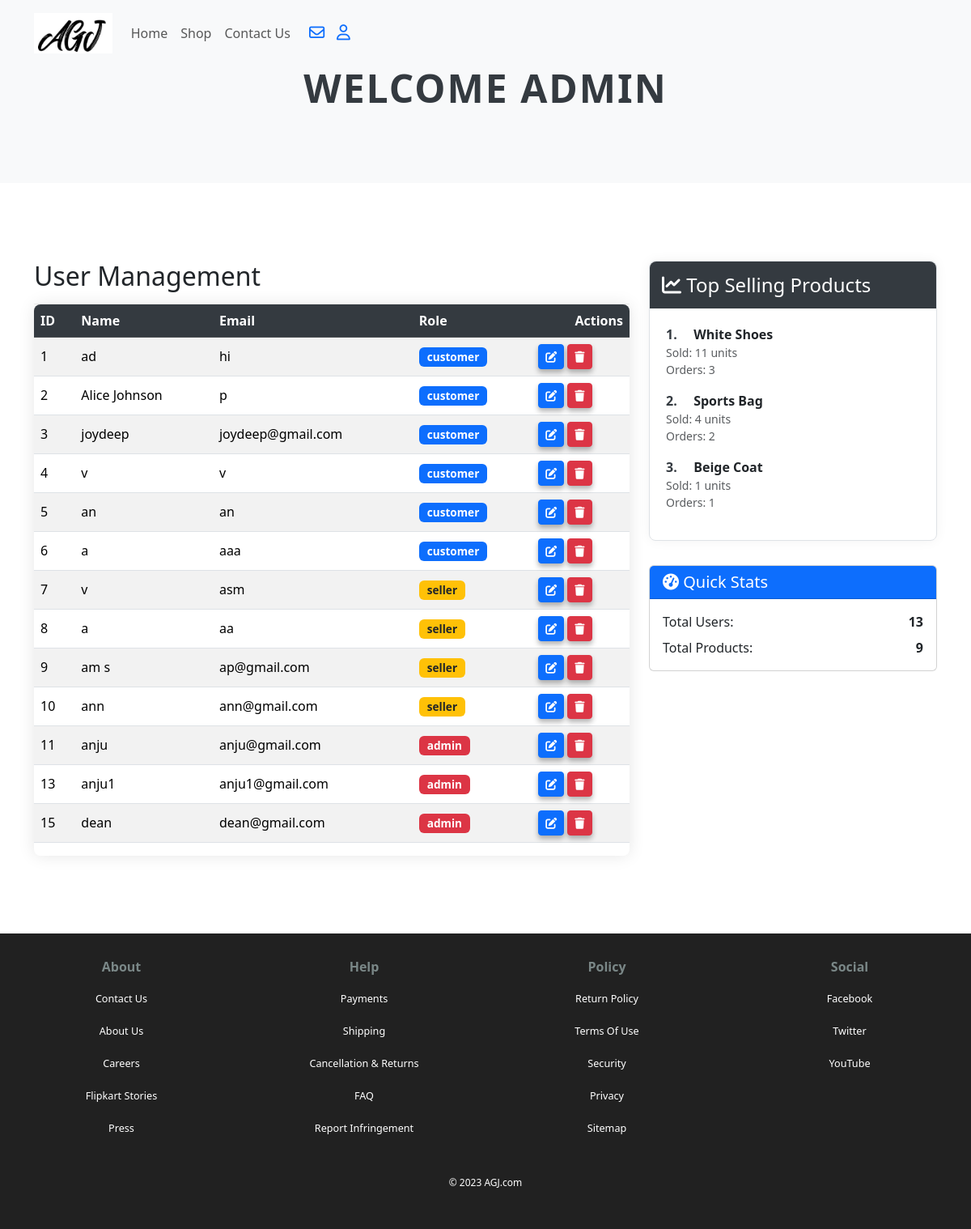
/admin.php (signed in), run on the app's committed database.
### tables this page shows
CREATE TABLE `users` (
  `user_id` int(11) NOT NULL,
  `user_name` varchar(100) NOT NULL,
  `user_email` varchar(100) NOT NULL,
  `user_password` varchar(255) NOT NULL,
  `roles` varchar(50) DEFAULT 'customer'
);

CREATE TABLE `products` (
  `product_id` int(11) NOT NULL,
  `product_name` varchar(255) NOT NULL,
  `product_category` varchar(100) DEFAULT NULL,
  `product_description` text DEFAULT NULL,
  `product_image` varchar(255) DEFAULT NULL,
  `product_image2` varchar(255) DEFAULT NULL,
  `product_image3` varchar(255) DEFAULT NULL,
  `product_image4` varchar(255) DEFAULT NULL,
  `product_price` decimal(10,2) NOT NULL,
  `product_special_offer` varchar(100) DEFAULT NULL,
  `product_color` varchar(50) DEFAULT NULL,
  `stock` int(11) NOT NULL,
  `seller_id` int(11) DEFAULT NULL,
  `low_stock` tinyint(1) DEFAULT 0
);

### admin.php (the view, shortened to what this page needs)
<?php
include('server/connection.php');
$users = [];
$top_products = [];
try {
    $query = "SELECT user_id, user_name, user_email, roles FROM users";
    $stmt = $conn->prepare($query);
    $stmt->execute();
    $users = $stmt->get_result();
    $query = "SELECT
                p.product_id,
                p.product_name,
                IFNULL(SUM(oi.product_quantity), 0) as total_sold,
                COUNT(oi.item_id) as total_orders
              FROM products p
              LEFT JOIN order_items oi ON p.product_id = oi.product_id
              GROUP BY p.product_id, p.product_name
              ORDER BY total_orders DESC, total_sold DESC
              LIMIT 3";
    $top_products = $conn->query($query);
} catch (Exception $e) {
    $error = $e->getMessage();
    $users = [];
    $top_products = [];
}
?>
<!DOCTYPE html>
<html lang="en">
<head>
<link href="https://cdn.jsdelivr.net/npm/bootstrap@5.3.3/dist/css/bootstrap.min.css" rel="stylesheet" />
<link rel="stylesheet" href="https://cdnjs.cloudflare.com/ajax/libs/font-awesome/6.5.2/css/all.min.css" />
<link rel="stylesheet" href="assests/css/style.css"/>
<link href="https://cdn.jsdelivr.net/npm/bootstrap@5.3.3/dist/css/bootstrap.min.css" rel="stylesheet">
</head>
<body>
    <nav class="navbar navbar-expand-lg bg-body-tertiary fixed-top py-3">
        <div class="container">
          <img src="assests/images/image.jpeg"/>
          <div class="collapse navbar-collapse nav-buttons" id="navbarSupportedContent">
            <ul class="navbar-nav me-auto mb-2 mb-lg-0">
              <li class="nav-item">
                <a class="nav-link" href="index.php">Home</a>
              </li>
              <li class="nav-item">
                <a class="nav-link" href="shop.php">Shop</a>
              </li>
              <li class="nav-item">
                <a class="nav-link" href="contact.php">Contact Us</a>
              </li>
              <li class="nav-item d-flex align-items-center">
                <a href="cart.php"><i class="fa-solid fa-envelope"></i></a>
               <a href="account.php"><i class="fa fa-user"></i></a>
              </li>
            </ul>
          </div>
        </div>
      </nav>
      <section id="home1">
      <div class="container1">
        <h1>WELCOME ADMIN</h1>
      </div>
    </section>
    <section class="my-5 py-5">
        <div class="container">
            <div class="row">
                <div class="col-lg-8">
                    <h2 class="section-title">User Management</h2>
                    <div class="table-responsive">
                        <table class="table table-striped table-hover">
                            <thead class="table-dark">
                                <tr>
                                    <th>ID</th>
                                    <th>Name</th>
                                    <th>Email</th>
                                    <th>Role</th>
                                    <th>Actions</th>
                                </tr>
                            </thead>
                            <tbody>
                                <?php if (isset($users) && $users->num_rows > 0): ?>
                                    <?php while($user = $users->fetch_assoc()): ?>
                                        <tr>
                                            <td><?php echo htmlspecialchars($user['user_id']); ?></td>
                                            <td><?php echo htmlspecialchars($user['user_name']); ?></td>
                                            <td><?php echo htmlspecialchars($user['user_email']); ?></td>
                                            <td>
                                                <span class="badge
                                                    <?php echo $user['roles'] === 'admin' ? 'bg-danger' :
                                                       ($user['roles'] === 'seller' ? 'bg-warning text-dark' : 'bg-primary'); ?>">
                                                    <?php echo htmlspecialchars($user['roles']); ?>
                                                </span>
                                            </td>
                                            <td>
                                                <a href="edit_user.php?id=<?= $user['user_id'] ?>" class="btn btn-sm btn-primary">
                                                    <i class="fas fa-edit"></i>
                                                </a>
                                                <a href="delete_user.php?id=<?= $user['user_id'] ?>"
                                                   class="btn btn-sm btn-danger"
                                                   onclick="return confirm('Are you sure?')">
                                                    <i class="fas fa-trash"></i>
                                                </a>
                                            </td>
                                        </tr>
                                    <?php endwhile; ?>
                                <?php else: ?>
                                    <tr>
                                        <td colspan="5" class="text-center">No users found</td>
                                    </tr>
                                <?php endif; ?>
                            </tbody>
                        </table>
                    </div>
                </div>
                <div class="col-lg-4">
                    <div class="top-products-card">
                        <div class="top-products-header">
                            <h4 class="mb-0"><i class="fas fa-chart-line"></i> Top Selling Products</h4>
                        </div>
                        <div class="top-products-body">
                            <?php if ($top_products && $top_products->num_rows > 0): ?>
                                <ol class="list-unstyled">
                                    <?php $rank = 1; ?>
                                    <?php while($product = $top_products->fetch_assoc()): ?>
                                        <li class="mb-3">
                                            <span class="product-rank"><?= $rank++; ?>.</span>
                                            <strong><?= htmlspecialchars($product['product_name']) ?></strong>
                                            <div class="text-muted small">
                                                Sold: <?= $product['total_sold'] ?> units<br>
                                                Orders: <?= $product['total_orders'] ?>
                                            </div>
                                        </li>
                                    <?php endwhile; ?>
                                </ol>
                            <?php else: ?>
                                <div class="alert alert-info mb-0">No sales data available</div>
                            <?php endif; ?>
                        </div>
                    </div>
                    <div class="card mt-4">
                        <div class="card-header bg-primary text-white">
                            <h5 class="mb-0"><i class="fas fa-tachometer-alt"></i> Quick Stats</h5>
                        </div>
                        <div class="card-body">
                            <?php
                            $total_users = $conn->query("SELECT COUNT(*) FROM users")->fetch_row()[0];
                            $total_products = $conn->query("SELECT COUNT(*) FROM products")->fetch_row()[0];
                            ?>
                            <div class="d-flex justify-content-between mb-2">
                                <span>Total Users:</span>
                                <strong><?= $total_users ?></strong>
                            </div>
                            <div class="d-flex justify-content-between">
                                <span>Total Products:</span>
                                <strong><?= $total_products ?></strong>
                            </div>
                        </div>
                    </div>
                </div>
            </div>
        </div>
    </section>
      <footer>
        <div class="footer-container">
          <div class="footer-section">
            <h4>About</h4>
            <ul>
              <li><a href="#">Contact Us</a></li>
              <li><a href="#">About Us</a></li>
              <li><a href="#">Careers</a></li>
              <li><a href="#">Flipkart Stories</a></li>
              <li><a href="#">Press</a></li>
            </ul>
          </div>
          <div class="footer-section">
            <h4>Help</h4>
            <ul>
              <li><a href="#">Payments</a></li>
              <li><a href="#">Shipping</a></li>
              <li><a href="#">Cancellation & Returns</a></li>
              <li><a href="#">FAQ</a></li>
              <li><a href="#">Report Infringement</a></li>
            </ul>
          </div>
          <div class="footer-section">
            <h4>Policy</h4>
            <ul>
              <li><a href="#">Return Policy</a></li>
              <li><a href="#">Terms Of Use</a></li>
              <li><a href="#">Security</a></li>
              <li><a href="#">Privacy</a></li>
              <li><a href="#">Sitemap</a></li>
            </ul>
          </div>
          <div class="footer-section">
            <h4>Social</h4>
            <ul>
              <li><a href="#">Facebook</a></li>
              <li><a href="#">Twitter</a></li>
              <li><a href="#">YouTube</a></li>
            </ul>
          </div>
        </div>
        <div class="footer-bottom">
          <p>&copy; 2023 AGJ.com</p>
        </div>
      </footer>
      </body>
      </html>

### assests/css/style.css (style rules this page uses)
* { margin: 0; padding: 0; box-sizing: border-box; }
.btn { font-size: 1rem; font-weight: 900; text-transform: uppercase; padding: 13px 30px; background-color: #1d1d1d; color: aliceblue; border: none; cursor: pointer; transition: background-color 0.4s ease, transform 0.2s ease; border-radius: 5px; box-shadow: 0 4px 6px rgba(1,1,1,0.3); }
body { font-family: 'Poppins', sans-serif; line-height: 1.6; background-color: #f5f5f5; color: #333; }
h1 { font-size: 2rem; font-weight: 700; }
h2 { font-size: 1.8rem; font-weight: 600; }
h4 { font-size: 1.2rem; font-weight: 600; }
h5 { font-size: 1rem; font-weight: 400; }
.navbar { font-size: 16px; padding: 2rem 1rem; top: 0; left: 0; background-color: white; position: sticky; z-index: 1000; }
.navbar i { font-size: 1.2rem; margin-left: 15px; transition: 0.4s ease; cursor: pointer; font-weight: 500; }
.nav-buttons { margin-left: auto; }
.navbar img { height: 50px; width: auto; object-fit: contain; margin-right: 15px; }
#home1 { background-color: #f8f9fa; padding: 60px 0; text-align: center; }
.container1 { max-width: 800px; margin: 0 auto; padding: 20px; }
#home1 h1 { font-size: 48px; color: #343a40; font-weight: bold; letter-spacing: 2px; text-transform: uppercase; }
footer { background-color: #212121; color: #5f6d6d; padding: 2rem 0; }
.footer-container { display: grid; grid-template-columns: repeat(auto-fit, minmax(150px, 1fr)); text-align: center; gap: 2rem; max-width: 1200px; margin: 0 auto; padding: 0 1rem; }
.footer-section h4 { font-size: 1rem; font-weight: bold; margin-bottom: 1rem; color: #7a8787; }
.footer-section ul { list-style: none; padding: 0; }
.footer-section ul li { margin-bottom: 1rem; }
.footer-section ul li a { color: #fff; text-decoration: none; font-size: 0.79rem; }
.footer-bottom { text-align: center; font-size: 0.75rem; color: #fff; margin-top: 2rem; }
td :last-child { text-align: right; }
th:last-child { text-align: right; }

### admin.php (style rules this page uses)
.section-title { margin-bottom: 30px; padding-bottom: 15px; border-bottom: 1px solid #eee; }
.table-responsive { border-radius: 8px; overflow: hidden; box-shadow: 0 0 20px rgba(0,0,0,0.1); }
.table th { background-color: #343a40; color: white; }
.table td, .table th { vertical-align: middle; }
.badge { font-size: 0.85em; padding: 5px 10px; }
.section-title { margin-bottom: 0 !important; }
.top-products-card { border: 1px solid #dee2e6; border-radius: 8px; box-shadow: 0 0 15px rgba(0,0,0,0.05); margin-bottom: 30px; }
.top-products-header { background-color: #343a40; color: white; padding: 15px; border-top-left-radius: 8px; border-top-right-radius: 8px; }
.top-products-body { padding: 20px; }
.product-rank { font-weight: bold; color: #343a40; width: 30px; display: inline-block; }

### data on the page
users: user_id "1", user_name "ad", user_email "hi", roles "customer"
users: user_id "2", user_name "Alice Johnson", user_email "p", roles "customer"
users: user_id "3", user_name "joydeep", user_email "joydeep@gmail.com", roles "customer"
users: user_id "4", user_name "v", user_email "v", roles "customer"
users: user_id "5", user_name "an", user_email "an", roles "customer"
users: user_id "6", user_name "a", user_email "aaa", roles "customer"
users: user_id "7", user_name "v", user_email "asm", roles "seller"
users: user_id "8", user_name "a", user_email "aa", roles "seller"
users: user_id "9", user_name "am s", user_email "ap@gmail.com", roles "seller"
users: user_id "10", user_name "ann", user_email "ann@gmail.com", roles "seller"
users: user_id "11", user_name "anju", user_email "anju@gmail.com", roles "admin"
users: user_id "13", user_name "anju1", user_email "anju1@gmail.com", roles "admin"
users: user_id "15", user_name "dean", user_email "dean@gmail.com", roles "admin"
products: product_name "White Shoes", total_sold "11", total_orders "3"
products: product_name "Sports Bag", total_sold "4", total_orders "2"
products: product_name "Beige Coat", total_sold "1", total_orders "1"

### other printed values
$total_users "13"
$total_products "9"
